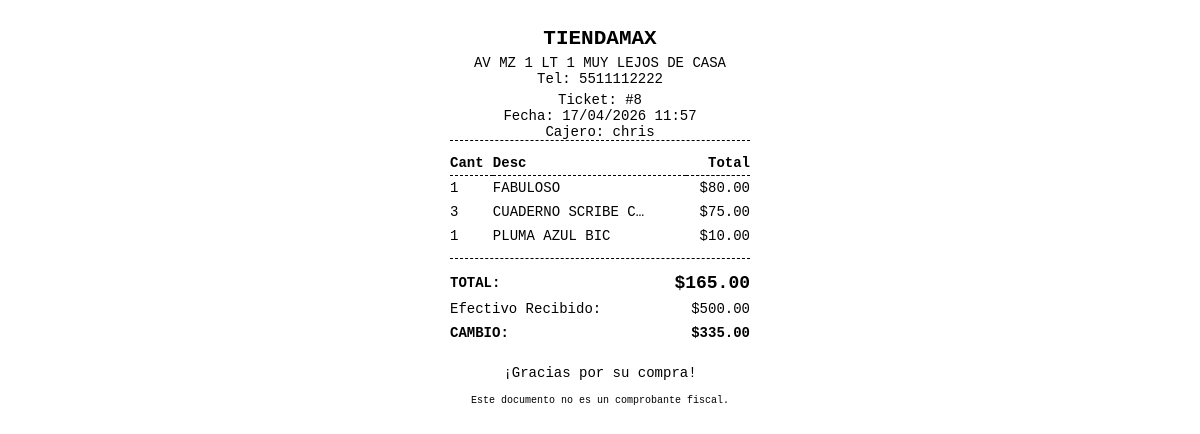
Screenshot of /ventas/ticket/8/ (signed in) with the database file from the repository.
### configuraciones/models.py (models this page shows, shortened)
class ConfiguracionSistema(models.Model):
    nombre_negocio = models.CharField(max_length=100, default="Mi Negocio")
    ubicacion = models.CharField(max_length=255, blank=True, null=True, help_text="Dirección que aparecerá en el ticket")
    telefono = models.CharField(max_length=20, blank=True, null=True)
    class Meta:
        verbose_name = "Configuración del Sistema"
        permissions = [
            ("acceder_ventas", "Módulo de Ventas: Acceso al Punto de Venta y Cobro"),
            ("acceder_inventario", "Módulo de Inventario: Gestión de Productos y Categorías"),
            ("acceder_configuraciones", "Módulo de Configuración: Usuarios, Roles y Ajustes"),
        ]

### ventas/models.py (models this page shows, shortened)
class Venta(models.Model):
    METODOS_PAGO = [
        ('EFE', 'Efectivo'),
        ('TAR', 'Tarjeta'),
        ('TRA', 'Transferencia'),
    ]
    sesion = models.ForeignKey(SesionCaja, on_delete=models.SET_NULL, null=True, blank=True)
    fecha = models.DateTimeField(auto_now_add=True)
    cajero = models.ForeignKey(User, on_delete=models.SET_NULL, null=True)
    total = models.DecimalField(max_digits=10, decimal_places=2, default=0.00)
    metodo_pago = models.CharField(max_length=3, choices=METODOS_PAGO, default='EFE')
    pago_recibido = models.DecimalField(max_digits=10, decimal_places=2, default=0.00)
    cambio = models.DecimalField(max_digits=10, decimal_places=2, default=0.00)

class DetalleVenta(models.Model):
    venta = models.ForeignKey(Venta, on_delete=models.CASCADE, related_name='detalles')
    producto = models.ForeignKey(Producto, on_delete=models.PROTECT)
    cantidad = models.PositiveIntegerField()
    precio_unitario = models.DecimalField(max_digits=10, decimal_places=2)
    def subtotal(self):
        return self.cantidad * self.precio_unitario

### inventario/models.py (models this page shows, shortened)
class Producto(models.Model):
    codigo_barras = models.CharField(max_length=50, unique=True)
    nombre = models.CharField(max_length=200)
    categoria = models.ForeignKey(Categoria, on_delete=models.SET_NULL, null=True, related_name='productos')
    stock = models.IntegerField(default=0)

### ventas/views/ventas.py (the view)
# urls.py: path('ticket/<int:venta_id>/', views.imprimir_ticket, name='imprimir_ticket'),
@login_required
@permission_required(VENTAS_PERMISSION, login_url='portal_principal')
def imprimir_ticket(request, venta_id):
    venta = get_object_or_404(Venta, id=venta_id)
    detalles = DetalleVenta.objects.filter(venta=venta)
    config = ConfiguracionSistema.objects.first()
    return render(request, 'ventas/ticket.html', {
        'venta': venta,
        'detalles': detalles,
        'config': config,
    })

### ventas/templates/ventas/ticket.html (shortened to what this page needs)
<!DOCTYPE html>
<html lang="es">
<head>
</head>
<body onload="window.print();">
    <div class="text-center">
        <h2 style="margin-bottom: 5px; text-transform: uppercase;">{{ config.nombre_negocio|default:"MI NEGOCIO" }}</h2>
        {% if config.ubicacion %}
            <p style="margin: 0;">{{ config.ubicacion }}</p>
        {% endif %}
        {% if config.telefono %}
            <p style="margin: 0;">Tel: {{ config.telefono }}</p>
        {% endif %}
        <p style="margin: 5px 0;" class="border-bottom pb-2">
            Ticket: #{{ venta.id }} <br>
            Fecha: {{ venta.fecha|date:"d/m/Y H:i" }} <br>
            Cajero: {{ venta.cajero.username|default:"Admin" }}
        </p>
    </div>
    <table>
        <thead>
            <tr class="border-bottom">
                <th class="text-left">Cant</th>
                <th class="text-left">Desc</th>
                <th class="text-right">Total</th>
            </tr>
        </thead>
        <tbody>
            {% for item in detalles %}
            <tr>
                <td class="text-left" style="vertical-align: top;">{{ item.cantidad }}</td>
                <td class="text-left">{{ item.producto.nombre|truncatechars:18 }}</td>
                <td class="text-right">${{ item.subtotal }}</td>
            </tr>
            {% endfor %}
        </tbody>
    </table>
    <div class="border-top" style="margin-top: 10px; padding-top: 10px;">
        <table style="width: 100%; margin-top: 0;">
            <tr>
                <td class="text-left bold">TOTAL:</td>
                <td class="text-right bold" style="font-size: 18px;">${{ venta.total }}</td>
            </tr>
            <tr>
                <td class="text-left">Efectivo Recibido:</td>
                <td class="text-right">${{ venta.pago_recibido }}</td>
            </tr>
            <tr>
                <td class="text-left bold">CAMBIO:</td>
                <td class="text-right bold">${{ venta.cambio }}</td>
            </tr>
        </table>
    </div>
    <div class="text-center" style="margin-top: 20px;">
        <p>¡Gracias por su compra!</p>
        <p style="font-size: 10px; margin-top: 10px;">Este documento no es un comprobante fiscal.</p>
    </div>
</body>
</html>

### ventas/templates/ventas/ticket.html (style rules this page uses)
body { font-family: 'Courier New', Courier, monospace; font-size: 14px; width: 300px; margin: 0 auto; color: black; padding: 10px; }
.text-center { text-align: center; }
.text-right { text-align: right; }
.text-left { text-align: left; }
.bold { font-weight: bold; }
table { width: 100%; border-collapse: collapse; margin-top: 10px; }
th, td { padding: 4px 0; }
.border-top { border-top: 1px dashed black; }
.border-bottom { border-bottom: 1px dashed black; }

### rows the page displays
ConfiguracionSistema: nombre_negocio "TIENDAMAX", ubicacion "AV MZ 1 LT 1 MUY LEJOS DE CASA", telefono "5511112222"
Venta: id "8", fecha "17/04/2026 11:57", cajero.username "chris", total "165.00", pago_recibido "500.00", cambio "335.00"
DetalleVenta: cantidad "1", producto.nombre "FABULOSO", subtotal "80.00"
DetalleVenta: cantidad "3", producto.nombre "CUADERNO SCRIBE C…", subtotal "75.00"
DetalleVenta: cantidad "1", producto.nombre "PLUMA AZUL BIC", subtotal "10.00"
